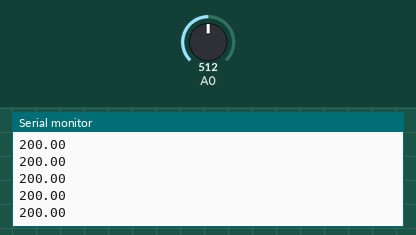
A sketch run on a simulated Arduino Uno, built with avr-gcc and run on an emulated ATmega328P. Parts: the last lines printed to the serial monitor. Inputs (shaded band) come from the test bench; at power-on: A0 = 512.

Above: at 1.2 s.
1.3 s: A0 set to 716
At 2.1 s:
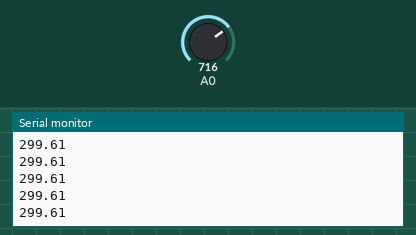
2.8 s: A0 set to 900
At 3.7 s:
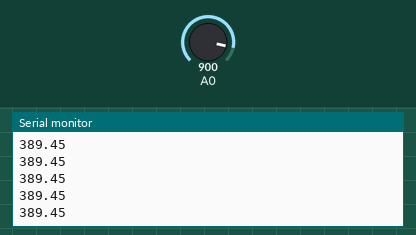
Timing chart, 0 to 5.8 s (numbered marks = the images above; inputs shaded):
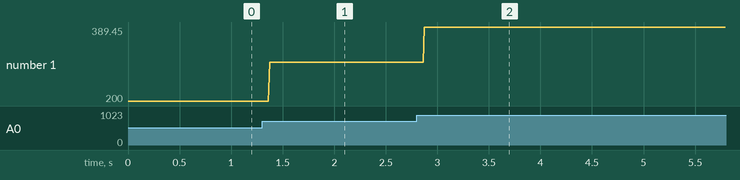

The sketch:

temp.ino
```cpp
void setup () {
Serial.begin(9600);
}

void loop () {
Serial.println(citesteTempInCelsius(10));
}

float citesteTempInCelsius(int count) {
float temperaturaMediata = 0;
float sumaTemperatura;
for (int i =0; i<10; i++) {
int reading = analogRead(0);
float voltage = reading * 5.0;
voltage /= 1024.0;
float temperatureCelsius = (voltage - 0.5) * 100 ;
sumaTemperatura = sumaTemperatura + temperatureCelsius;
}
return sumaTemperatura / (float) count;

}
```

Measured:
- after the input at 1.3 s, the serial monitor: prints a new line after 0.07 s (image 1)
- after the input at 2.8 s, the serial monitor: prints a new line after 0.07 s (image 2)
- plotted number 1: 200 → 299.61 after the input at 1.3 s, 299.61 → 389.45 after the input at 2.8 s
